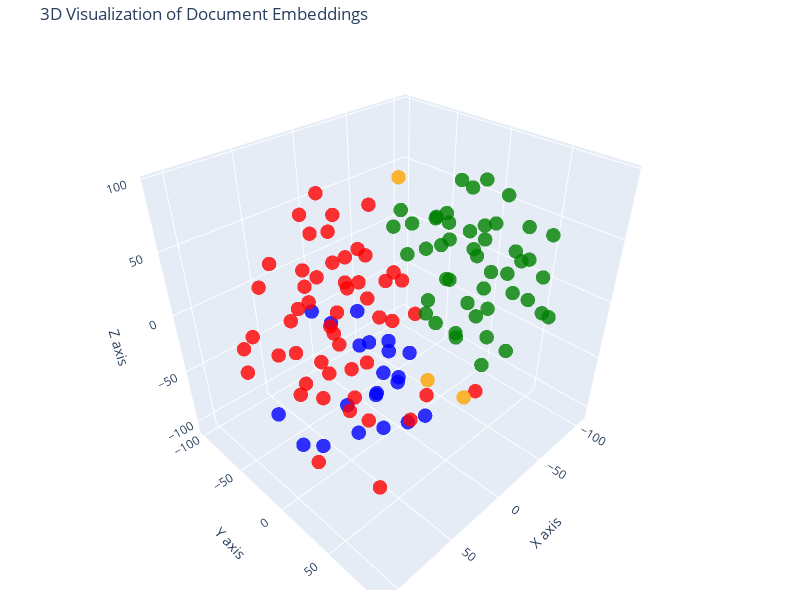

Notebook cell for this chart:
### Code cell
## 3d representation
tsne_3d = TSNE(n_components=3, random_state=42)
reduced_vectors_3d = tsne_3d.fit_transform(vectors)

fig_3d = go.Figure(data=[go.Scatter3d(
    x=reduced_vectors_3d[:,0],
    y=reduced_vectors_3d[:,1],
    z=reduced_vectors_3d[:,2],
    mode='markers',
    marker=dict(color=colors, size=5, opacity=0.8),
    text = [f"Type: {t}<br>Text: {doc[:100]}..." for t, doc in zip(doc_types, documents)],
    hoverinfo='text'
)])

fig_3d.update_layout(
    title="3D Visualization of Document Embeddings", 
    scene=dict(
        xaxis_title="X axis", 
        yaxis_title="Y axis",
        zaxis_title="Z axis"
    ),
    width=800,
    height=600,
    margin=dict(l=10, r=20, b=10, t=40)
)

fig_3d.show()

### Figure 1 — Plotly figure (JSON) as saved in the notebook; plotly's stock layout.template omitted (floating-point values rounded to 4 significant figures)
{"data": [{"hoverinfo": "text", "marker": {"color": ["blue", "blue", "blue", "blue", "blue", "blue", "blue", "blue", "blue", "blue", "blue", "blue", "blue", "blue", "blue", "blue", "blue", "blue", "blue", "blue", "blue", "red", "red", "red", "red", "red", "red", "red", "red", "red", "red", "red", "red", "red", "red", "red", "red", "red", "red", "red", "red", "red", "red", "red", "red", "red", "red", "red", "red", "red", "red", "red", "red", "red", "red", "red", "red", "red", "red", "red", "red", "red", "red", "red", "red", "red", "red", "red", "red", "red", "red", "red", "red", "orange", "orange", "orange", "green", "green", "green", "green", "green", "green", "green", "green", "green", "green", "green", "green", "green", "green", "green", "green", "green", "green", "green", "green", "green", "green", "green", "green", "green", "green", "green", "green", "green", "green", "green", "green", "green", "green", "green", "green", "green", "green", "green", "green", "green", "green", "green", "green", "green", "green", "green"], "opacity": 0.8, "size": 5}, "mode": "markers", "text": ["Type: products<br>Text: # Product Summary\n\n# Rellm: AI-Powered Enterprise Reinsurance Solution\n\n## Summary\n\nRellm is an inno...", "Type: products<br>Text: ### Seamless Integrations\nRellm's architecture is designed for effortless integration with existing ...", "Type: products<br>Text: ### Regulatory Compliance Tools\nRellm includes built-in compliance tracking features to help organiz...", "Type: products<br>Text: Join the growing number of organizations leveraging Rellm to enhance their reinsurance processes whi...", "Type: products<br>Text: Experience the future of reinsurance with Rellm, where innovation meets reliability. Let Insurellm h...", "Type: products<br>Text: # Product Summary\n\n# Markellm\n\n## Summary\n\nMarkellm is an innovative two-sided marketplace designed ...", "Type: products<br>Text: - **User-Friendly Interface**: Designed with user experience in mind, Markellm features an intuitive...", "Type: products<br>Text: - **Customer Support**: Our dedicated support team is always available to assist both consumers and ...", "Type: products<br>Text: ### For Insurance Companies:\n- **Basic Listing Fee**: $199/month for a featured listing on the platf...", "Type: products<br>Text: ### Q3 2025\n- Initiate a comprehensive marketing campaign targeting both consumers and insurers to i...", "Type: products<br>Text: # Product Summary\n\n# Homellm\n\n## Summary\nHomellm is an innovative home insurance product developed b...", "Type: products<br>Text: ### 2. Dynamic Pricing Model\nWith Homellm's innovative dynamic pricing model, insurance providers ca...", "Type: products<br>Text: ### 5. Multi-Channel Integration\nHomellm seamlessly integrates into existing insurance platforms, pr...", "Type: products<br>Text: - **Basic Tier:** Starting at $5,000/month for small insurers with basic integration features.\n- **S...", "Type: products<br>Text: All tiers include a comprehensive training program and ongoing updates to ensure optimal performance...", "Type: products<br>Text: With Homellm, Insurellm is committed to transforming the landscape of home insurance, ensuring both ...", "Type: products<br>Text: # Product Summary\n\n# Carllm\n\n## Summary\n\nCarllm is an innovative auto insurance product developed by...", "Type: products<br>Text: - **Instant Quoting**: With Carllm, insurance companies can offer near-instant quotes to customers, ...", "Type: products<br>Text: - **Mobile Integration**: Carllm is designed to work seamlessly with mobile applications, providing ...", "Type: products<br>Text: - **Professional Tier**: $2,500/month\n  - For medium-sized companies.\n  - All Basic Tier features pl...", "Type: products<br>Text: ### Q2 2025: Customer Experience Improvements\n- Launch of a new **mobile app** for end-users.\n- Intr...", "Type: contracts<br>Text: # Contract with GreenField Holdings for Markellm\n\n**Effective Date:** November 15, 2023  \n**Contract...", "Type: contracts<br>Text: ## Renewal\n1. **Automatic Renewal**: This contract will automatically renew for sequential one-year ...", "Type: contracts<br>Text: ## Features\n1. **AI-Powered Matching**: Access to advanced algorithms that connect GreenField Holdin...", "Type: contracts<br>Text: ## Support\n1. **Customer Support Access**: The Client will have access to dedicated support through ...", "Type: contracts<br>Text: **Signatures:**  \n_________________________                           _________________________  \n**...", "Type: contracts<br>Text: # Contract with Apex Reinsurance for Rellm: AI-Powered Enterprise Reinsurance Solution\n\n## Terms\n\n1....", "Type: contracts<br>Text: ## Renewal\n\n1. **Automatic Renewal**: This Agreement will automatically renew for successive one-yea...", "Type: contracts<br>Text: 2. **Seamless Integrations**: The architecture of Rellm allows for easy integration with existing sy...", "Type: contracts<br>Text: 1. **Technical Support**: Provider shall offer dedicated technical support to the Client via phone, ...", "Type: contracts<br>Text: **Insurellm, Inc.**  \n_____________________________  \nAuthorized Signature   \nDate: ________________...", "Type: contracts<br>Text: # Contract with Greenstone Insurance for Homellm\n\n---\n\n## Terms\n\n1. **Parties**: This Contract (\"Agr...", "Type: contracts<br>Text: 4. **Payment Terms**: \n   - The Customer shall pay an amount of $10,000 per month for the Standard T...", "Type: contracts<br>Text: ---\n\n## Features\n\n- **AI-Powered Risk Assessment**: Customer will have access to enhanced risk evalu...", "Type: contracts<br>Text: - **Customer Portal**: A dedicated portal will be provided, allowing the Customer's clients to manag...", "Type: contracts<br>Text: ______________________________  \n[Name], [Title]  \nDate: ______________________\n\n**For Greenstone In...", "Type: contracts<br>Text: # Contract with Roadway Insurance Inc. for Carllm\n\n---\n\n## Terms\n\n1. **Agreement Effective Date**: T...", "Type: contracts<br>Text: ---\n\n## Renewal\n\n1. **Automatic Renewal**: This agreement will automatically renew for an additional...", "Type: contracts<br>Text: ---\n\n## Features\n\n1. **Access to Core Features**: Roadway Insurance Inc. will have access to all Pro...", "Type: contracts<br>Text: ---\n\n## Support\n\n1. **Technical Support**: Roadway Insurance Inc. will receive priority technical su...", "Type: contracts<br>Text: # Contract with Stellar Insurance Co. for Rellm\n\n## Terms\nThis contract is made between **Insurellm*...", "Type: contracts<br>Text: ### Termination\nEither party may terminate this agreement with a **30-day written notice**. In the e...", "Type: contracts<br>Text: ## Features\nStellar Insurance Co. will receive access to the following features of the Rellm product...", "Type: contracts<br>Text: ## Support\nInsurellm provides Stellar Insurance Co. with the following support services:\n\n- **24/7 T...", "Type: contracts<br>Text: # Contract with TechDrive Insurance for Carllm\n\n**Contract Date:** October 1, 2024  \n**Contract Dura...", "Type: contracts<br>Text: ## Renewal\n\n1. **Automatic Renewal**: This contract shall automatically renew for additional one-yea...", "Type: contracts<br>Text: ## Support\n\n1. **Customer Support**: Insurellm will provide 24/7 customer support to TechDrive Insur...", "Type: contracts<br>Text: **TechDrive Insurance Representative:**  \nName: Sarah Johnson  \nTitle: Operations Director  \nDate: _...", "Type: contracts<br>Text: # Contract with Belvedere Insurance for Markellm\n\n## Terms\nThis Contract (\"Agreement\") is made and e...", "Type: contracts<br>Text: ## Renewal\n1. **Renewal Terms**: This Agreement may be renewed for additional one-year terms upon mu...", "Type: contracts<br>Text: ## Features\n1. **AI-Powered Matching**: Belvedere Insurance will benefit from Markellm's AI-powered ...", "Type: contracts<br>Text: ## Support\n1. **Technical Support**: Technical support will be available from 9 AM to 7 PM EST, Mond...", "Type: contracts<br>Text: **Belvedere Insurance**  \nSignature: ______________________  \nName: [Authorized Signatory]  \nTitle: ...", "Type: contracts<br>Text: # Contract with Velocity Auto Solutions for Carllm\n\n**Contract Date:** October 1, 2023  \n**Contract ...", "Type: contracts<br>Text: ## Renewal\n\n1. **Automatic Renewal**: This contract will automatically renew for successive 12-month...", "Type: contracts<br>Text: ## Support\n\n1. **Customer Support**: Velocity Auto Solutions will have access to Insurellm’s custome...", "Type: contracts<br>Text: # Contract with GreenValley Insurance for Homellm\n\n**Contract Date:** October 6, 2023  \n**Contract N...", "Type: contracts<br>Text: 4. **Confidentiality:** Both parties agree to maintain the confidentiality of proprietary informatio...", "Type: contracts<br>Text: 1. **AI-Powered Risk Assessment:** Access to advanced AI algorithms for real-time risk evaluations.\n...", "Type: contracts<br>Text: 3. **Regular Updates:** Insurellm will offer ongoing updates and enhancements to the Homellm platfor...", "Type: contracts<br>Text: # Contract with EverGuard Insurance for Rellm: AI-Powered Enterprise Reinsurance Solution\n\n**Contrac...", "Type: contracts<br>Text: 4. **Usage Rights**: EverGuard Insurance is granted a non-exclusive, non-transferable license to acc...", "Type: contracts<br>Text: 1. **Core Functionality**: Rellm provides EverGuard Insurance with advanced AI-driven analytics, sea...", "Type: contracts<br>Text: 1. **Customer Support**: Insurellm will provide EverGuard Insurance with 24/7 customer support, incl...", "Type: contracts<br>Text: ---\n\n**Signatures**  \n**For Insurellm**: __________________________  \n**Name**: John Smith  \n**Title...", "Type: contracts<br>Text: # Contract with BrightWay Solutions for Markellm\n\n**Contract Date:** October 5, 2023  \n**Contract ID...", "Type: contracts<br>Text: 3. **Service Level Agreement (SLA):**  \n   Insurellm commits to a 99.9% uptime for the platform with...", "Type: contracts<br>Text: 2. **Real-Time Quote Availability:**  \n   Consumers sourced via BrightWay Solutions will receive rea...", "Type: contracts<br>Text: 3. **Training and Onboarding:**  \n   Insurellm agrees to provide one free training session on how to...", "Type: contracts<br>Text: # Contract with Pinnacle Insurance Co. for Homellm\n\n## Terms\nThis contract (\"Contract\") is entered i...", "Type: contracts<br>Text: ## Renewal\n1. **Renewal Terms**: At the end of the initial term, this Contract shall automatically r...", "Type: contracts<br>Text: ## Features\n1. **AI-Powered Risk Assessment**: Utilized for tailored underwriting decisions specific...", "Type: contracts<br>Text: ## Support\n1. **Technical Support**: Insurellm shall provide 24/7 technical support via an email and...", "Type: company<br>Text: # Overview of Insurellm\n\nInsurellm is an innovative insurance tech firm with 200 employees across th...", "Type: company<br>Text: # Careers at Insurellm\n\nInsurellm is hiring! We are looking for talented software engineers, data sc...", "Type: company<br>Text: # About Insurellm\n\nInsurellm was founded by Avery Lancaster in 2015 as an insurance tech startup des...", "Type: employees<br>Text: # HR Record\n\n# Alex Chen\n\n## Summary\n- **Date of Birth:** March 15, 1990  \n- **Job Title:** Backend ...", "Type: employees<br>Text: ## Annual Performance History\n- **2020:**  \n  - Completed onboarding successfully.  \n  - Met expecta...", "Type: employees<br>Text: ## Compensation History\n- **2020:** Base Salary: $80,000  \n- **2021:** Base Salary Increase to $90,0...", "Type: employees<br>Text: Alex Chen continues to be a vital asset at Insurellm, contributing significantly to innovative backe...", "Type: employees<br>Text: # HR Record\n\n# Oliver Spencer\n\n## Summary\n- **Date of Birth**: May 14, 1990  \n- **Job Title**: Backe...", "Type: employees<br>Text: ## Annual Performance History\n- **2018**: **3/5** - Adaptable team player but still learning to take...", "Type: employees<br>Text: ## Compensation History\n- **March 2018**: Initial salary of $80,000.\n- **July 2019**: Salary increas...", "Type: employees<br>Text: # HR Record\n\n# Emily Tran\n\n## Summary\n- **Date of Birth:** March 18, 1991  \n- **Job Title:** Digital...", "Type: employees<br>Text: - **January 2017 - May 2018**: Marketing Intern  \n  - Supported the Marketing team by collaborating ...", "Type: employees<br>Text: - **2021**:  \n  - Performance Rating: Meets Expectations  \n  - Key Achievements: Contributed to the ...", "Type: employees<br>Text: - **Professional Development Goals**:  \n  - Emily Tran aims to become a Marketing Manager within the...", "Type: employees<br>Text: # HR Record\n\n# Jordan Blake\n\n## Summary\n- **Date of Birth:** March 15, 1993  \n- **Job Title:** Sales...", "Type: employees<br>Text: ## Annual Performance History\n- **2021:** First year at Insurellm; achieved 90% of monthly targets. ...", "Type: employees<br>Text: ## Other HR Notes\n- Jordan has shown an interest in continuing education, actively participating in ...", "Type: employees<br>Text: # Avery Lancaster\n\n## Summary\n- **Date of Birth**: March 15, 1985  \n- **Job Title**: Co-Founder & Ch...", "Type: employees<br>Text: - **2010 - 2013**: Business Analyst at Edge Analytics  \n  Prior to joining Innovate, Avery worked as...", "Type: employees<br>Text: - **2018**: **Exceeds Expectations**  \n  Under Avery’s pivoted vision, Insurellm launched two new su...", "Type: employees<br>Text: - **2022**: **Satisfactory**  \n  Avery focused on rebuilding team dynamics and addressing employee c...", "Type: employees<br>Text: ## Compensation History\n- **2015**: $150,000 base salary + Significant equity stake  \n- **2016**: $1...", "Type: employees<br>Text: ## Other HR Notes\n- **Professional Development**: Avery has actively participated in leadership trai...", "Type: employees<br>Text: # HR Record\n\n# Maxine Thompson\n\n## Summary\n- **Date of Birth:** January 15, 1991  \n- **Job Title:** ...", "Type: employees<br>Text: ## Insurellm Career Progression\n- **January 2017 - October 2018**: **Junior Data Engineer**  \n  * Ma...", "Type: employees<br>Text: ## Annual Performance History\n- **2017**: *Meets Expectations*  \n  Maxine showed potential in her ro...", "Type: employees<br>Text: - **2021**: *Exceeds Expectations*  \n  Maxine spearheaded the transition to a new data warehousing s...", "Type: employees<br>Text: ## Compensation History\n- **2017**: $70,000 (Junior Data Engineer)  \n- **2018**: $75,000 (Junior Dat...", "Type: employees<br>Text: # Samantha Greene\n\n## Summary\n- **Date of Birth:** October 14, 1990\n- **Job Title:** HR Generalist\n-...", "Type: employees<br>Text: ## Annual Performance History\n- **2020:** Exceeds Expectations  \n  Samantha Greene demonstrated exce...", "Type: employees<br>Text: ## Compensation History\n- **2020:** Base Salary - $55,000  \n  The entry-level salary matched industr...", "Type: employees<br>Text: - **2023:** Base Salary - $70,000  \n  Recognized for substantial improvement in employee relations m...", "Type: employees<br>Text: # HR Record\n\n# Alex Thomson\n\n## Summary\n- **Date of Birth:** March 15, 1995  \n- **Job Title:** Sales...", "Type: employees<br>Text: ## Annual Performance History  \n- **2022** - Rated as \"Exceeds Expectations.\" Alex Thomson achieved ...", "Type: employees<br>Text: ## Other HR Notes\n- Alex Thomson is an active member of the Diversity and Inclusion committee at Ins...", "Type: employees<br>Text: # HR Record\n\n# Samuel Trenton\n\n## Summary\n- **Date of Birth:** April 12, 1989  \n- **Job Title:** Sen...", "Type: employees<br>Text: ## Annual Performance History\n- **2023:** Rating: 4.5/5  \n  *Samuel exceeded expectations, successfu...", "Type: employees<br>Text: ## Compensation History\n- **2023:** Base Salary: $115,000 + Bonus: $15,000  \n  *Annual bonus based o...", "Type: employees<br>Text: - **Engagement in Company Culture:** Regularly participates in team-building events and contributes ...", "Type: employees<br>Text: # HR Record\n\n# Alex Harper\n\n## Summary\n- **Date of Birth**: March 15, 1993  \n- **Job Title**: Sales ...", "Type: employees<br>Text: ## Annual Performance History  \n- **2021**:  \n  - **Performance Rating**: 4.5/5  \n  - **Key Achievem...", "Type: employees<br>Text: - **2022**:  \n  - **Base Salary**: $65,000 (Promotion to Senior SDR)  \n  - **Bonus**: $13,000 (20% o...", "Type: employees<br>Text: # HR Record\n\n# Jordan K. Bishop\n\n## Summary\n- **Date of Birth:** March 15, 1990\n- **Job Title:** Fro...", "Type: employees<br>Text: ## Annual Performance History\n- **2019:** Exceeds Expectations - Continuously delivered high-quality...", "Type: employees<br>Text: ## Compensation History\n- **June 2018:** Starting Salary - $85,000\n- **June 2019:** Salary Increase ...", "Type: employees<br>Text: ## Other HR Notes\n- Jordan K. Bishop has been an integral part of club initiatives, including the In...", "Type: employees<br>Text: # HR Record\n\n# Emily Carter\n\n## Summary\n- **Date of Birth:** August 12, 1990  \n- **Job Title:** Acco...", "Type: employees<br>Text: - **2017-2019:** Marketing Intern  \n  - Assisted with market research and campaign development for s...", "Type: employees<br>Text: ## Compensation History\n| Year | Base Salary | Bonus         | Total Compensation |\n|------|--------...", "Type: employees<br>Text: Emily Carter exemplifies the kind of talent that drives Insurellm's success and is an invaluable ass..."], "type": "scatter3d", "x": [18.91, 19.49, 35.69, -10.68, 20.72, 1.836, 21.25, 3.196, -21.83, -22.07, 48.68, 74.05, 67.64, 96.13, 77.56, 45.22, 26.62, 43.1, 55.45, 95.93, -16.6, -34.93, 69.14, 88.34, -36.74, 23.47, 56.48, 40.07, 38.27, 63.9, 10.78, -34.13, 107.6, 74.86, 47.4, 2.098, -1.482, 77.56, 68.33, 7.687, 38.4, 55.87, 44.75, -4.74, 8.191, 53.13, -8.358, -4.111, -7.857, 85.16, 18.09, -50.45, 0.7892, -10.41, 39.86, -29.24, 49.86, -23.68, 70.0, 74.8, 36.98, 35.71, 22.33, -35.73, 21.88, -4.594, 53.24, 15.16, -6.312, 72.85, 86.1, 96.3, 16.28, 20.22, 15.76, -12.11, -27.86, -60.62, -89.2, 15.46, -20.65, -51.36, -105.8, -54.66, -58.79, -86.71, -67.84, -37.87, -86.91, -21.62, 1.951, -6.994, 4.204, 19.51, -100.6, 7.866, -30.63, -28.08, -31.67, -10.31, -55.77, -61.36, -35.78, -75.12, -81.31, -30.61, -64.0, -23.02, -30.58, -60.63, -75.05, -27.38, -30.55, -85.85, -58.87, -7.545, -40.44, -88.04, 0.8044, -48.67, -68.95, -88.98, 13.84], "y": [17.57, -3.561, 20.14, -10.78, 45.81, -40.97, -72.46, -72.86, -69.26, -33.43, 27.14, 27.96, 30.22, 7.746, 4.059, 52.94, 16.78, 15.65, 41.45, -17.6, -5.058, -80.98, -82.03, -20.32, -83.36, -74.13, -26.85, -32.09, -12.98, -56.16, -53.55, -66.01, 38.87, 4.864, -31.9, -81.8, -55.79, 60.12, -22.15, -11.91, -54.98, -50.55, 0.9161, 24.03, -44.93, -52.52, -21.9, -37.77, -80.04, -68.66, -51.32, -46.65, -72.45, -44.08, 33.49, -34.75, 2.868, 53.69, -0.5808, 17.34, -22.56, -23.79, -10.09, -18.03, -29.36, -97.13, -90.57, -98.79, 6.791, -7.774, -66.89, 11.18, -16.94, 46.44, 73.58, -12.94, -26.27, 39.21, -32.08, 84.62, 6.406, 16.8, 25.67, -11.03, -10.67, 2.916, -28.21, 29.75, 47.49, 25.8, -3.5, 24.33, 44.37, 29.5, 32.28, 14.8, 93.01, 66.45, 51.88, 55.38, 63.53, 20.55, 28.95, 20.65, 10.93, 53.94, 79.38, 75.39, 27.29, 23.37, 39.86, -1.323, 52.45, 57.89, 51.92, 27.37, 35.78, 59.53, 27.14, 0.4194, -6.94, -7.422, 62.09], "z": [-43.27, -66.49, -74.15, -73.78, -54.98, -52.37, -26.36, -46.74, -45.67, -56.83, -30.23, -21.94, -48.93, -55.7, -73.23, -39.2, -11.79, 3.977, 1.393, -45.82, -49.87, 2.099, -30.23, -1.524, -30.99, 55.31, 20.93, -52.45, -78.24, 40.58, 58.06, 46.04, -38.86, -30.43, 65.84, 61.99, -86.93, -69.01, -38.73, -8.141, 11.89, -6.582, -51.83, -66.42, 1.36, -37.53, 10.56, 26.75, 1.39, -46.57, -37.72, -18.92, 34.32, -15.92, 28.32, 3.066, 46.52, -55.72, -6.127, 33.93, 5.344, -23.51, -39.66, -29.75, 39.36, -17.99, 1.64, -39.81, -104.2, 60.46, -23.56, -9.732, -105.8, -22.99, -23.56, 90.9, 57.77, 79.68, 8.624, 9.42, -9.767, 80.78, 5.844, 25.63, 50.07, 34.8, 37.53, 2.251, -10.13, 26.91, 64.4, 77.12, 85.61, 85.18, 39.31, 54.01, 28.52, 46.55, 74.67, 61.89, 43.87, -25.6, 59.11, 7.446, -14.2, -10.91, 1.867, -6.56, -25.36, 41.24, 32.66, 37.41, 12.04, 14.55, 11.09, -0.7604, 95.63, 47.89, 21.8, 4.169, 73.22, 9.851, 20.45]}], "layout": {"height": 600, "margin": {"b": 10, "l": 10, "r": 20, "t": 40}, "scene": {"xaxis": {"title": {"text": "X axis"}}, "yaxis": {"title": {"text": "Y axis"}}, "zaxis": {"title": {"text": "Z axis"}}}, "title": {"text": "3D Visualization of Document Embeddings"}, "width": 800}}
